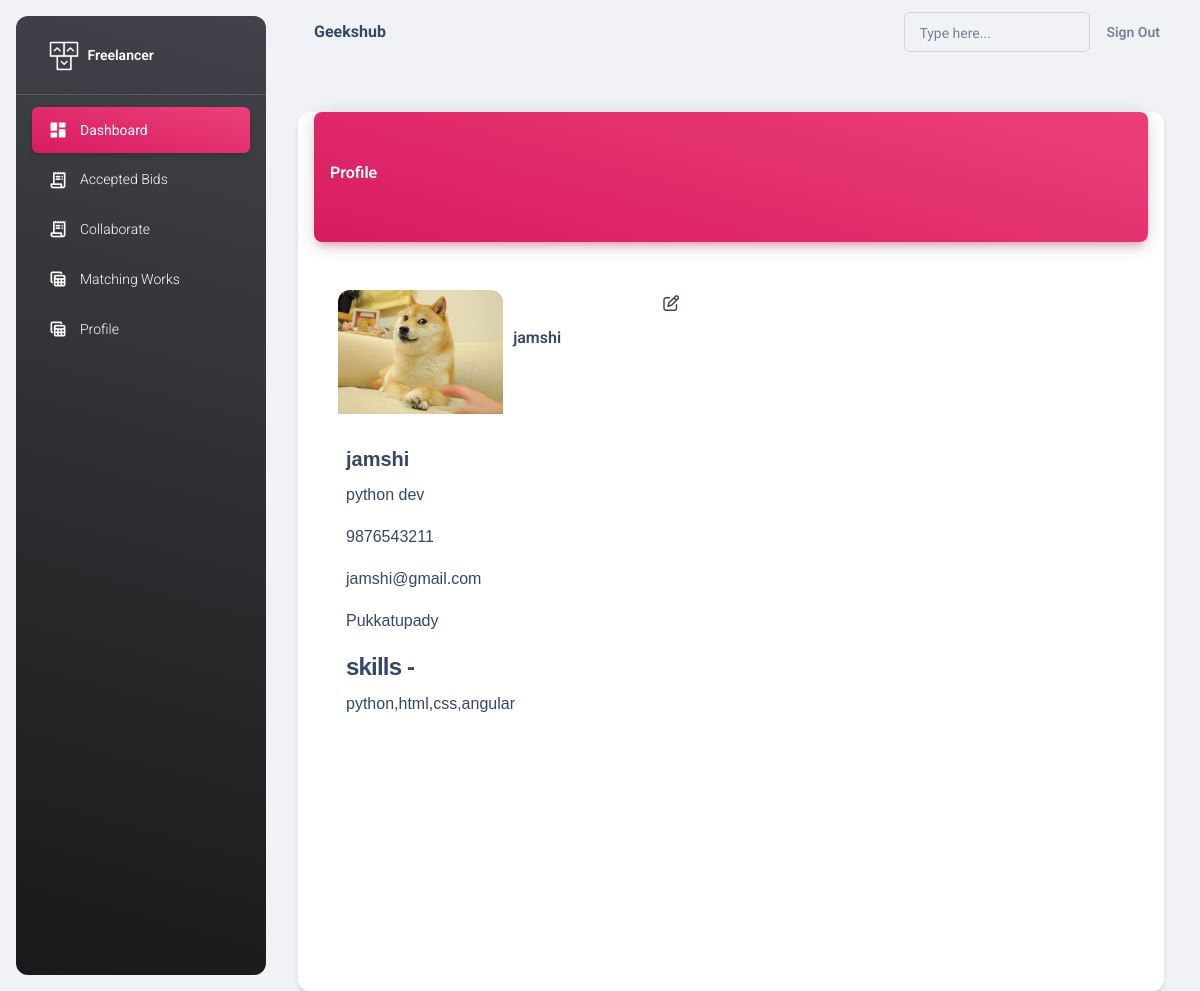
The app's page /profile/ (signed in) with its own data.
### adminapp/models.py (models this page shows, shortened)
class User(AbstractUser):
    ROLE_CHOICES = [
        ("admin","Admin"),
        ("coder", "Coder"),
        ("buyer", "Buyer"),
    ]
    role = models.CharField(max_length=200, choices=ROLE_CHOICES, default="coder")

class Coder(User):
    name = models.CharField(max_length=100)
    phone = models.CharField(max_length=100)
    email_address = models.EmailField()
    address = models.CharField(max_length=100)
    designation=models.CharField(max_length=100)
    gender=models.CharField(max_length=100)
    skills=models.CharField(max_length=100)
    proof = models.FileField(null=True, upload_to="images")
    profile = models.ImageField(upload_to="images", null=True)
    bio=models.CharField(max_length=100,null=True)
    rating=models.CharField(max_length=50,null=True)
    status= models.BooleanField(default=True)

### coderapp/views.py (the view)
# urls.py: path("profile/",views.ProfileView.as_view(),name="profiles"),
class ProfileView(DetailView,UpdateView):
    template_name="coderapp/profile.html"
    model=Coder
    form_class=ProfileUpdateForm
    context_object_name="p"
    success_url=reverse_lazy("profiles")
    def get_object(self, queryset=None):
        current_user_id = self.request.user.id
        coder_instance = get_object_or_404(Coder, id=current_user_id)
        return coder_instance

### coderapp/forms.py
class ProfileUpdateForm(forms.ModelForm):
   class Meta:
      model=Coder
      fields=["phone","address","bio","profile","skills"]

### coderapp/templates/coderapp/profile.html (shortened to what this page needs)
{%extends 'coderapp/base.html'%}
{%load static%}
{%block body_block%}
<div class="container-fluid py-4">
  <div class="row mb-8">
    <div class="col-8 mb-5">
      <div class="card my-4" style="width: 150%; height:130%;">
        <div class="card-header p-0 mx-3">
          <div class="bg-gradient-primary shadow-primary border-radius-lg pt-5 pb-5 ">
            <h6 class="text-white text-capitalize ps-3">Profile</h6>
          </div>
        </div>
        <div style="display: flex; justify-content:flex-start; margin-left: 40px;">
          <img src="{{p.profile.url}}" class="card-img-top mt-5 " alt="no image" style="width: 20%; height: auto;">
          <h6 style="margin-left: 10px; margin-top: 10%;">{{ p.name }} <p style="margin-left: 150px; margin-top:-60px;"><i class="fa-regular fa-pen-to-square popupbtn"></i></p></h6>
        </div>
          <div class="card-body text-dark ms-4" style="font-family: 'Arial', sans-serif;">
          <h5 class="card-title">{{p.name}}</h5>
          <p class="card-text">{{p.bio}}</p>
          <p class="card-text">{{p.phone}}</p>
          <p class="card-text">{{p.email_address}}</p>
          <p class="card-text">{{p.address}}</p>
          <h4>skills -</h4>
          <p class="card-text">{{p.skills}}</p>
        </div>
      </div>
    </div>
  </div>
</div>
{%endblock%}

### records on screen
Coder: profile (picture), name "jamshi", bio "python dev", phone "9876543211", email_address "jamshi@gmail.com", address "Pukkatupady", skills "python,html,css,angular"
